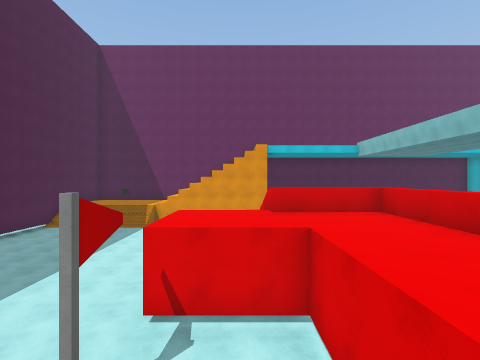
[1] (above)

24 first-person views from a walk through a scene from a Unity 3-D project. The camera is 1.5 m above the floor, looks level and sees 85° across. The floor is counted in squares, 2 m on a side. Each view is taken from the middle of a square. On the plan, view 1 faces up. The plan holds only what a view shows up to about 9 squares ahead; the rest is blank. The place goes on beyond the plan. The player character is not drawn. Surface patterns are stand-ins for the level's own textures.

[2]
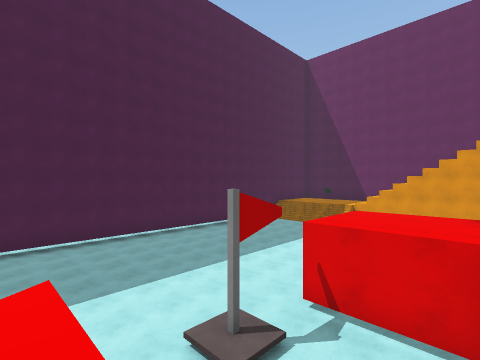

[3]
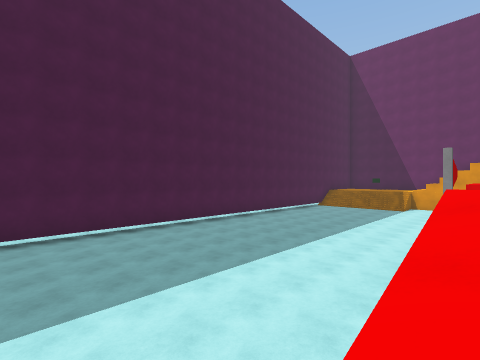

[4]
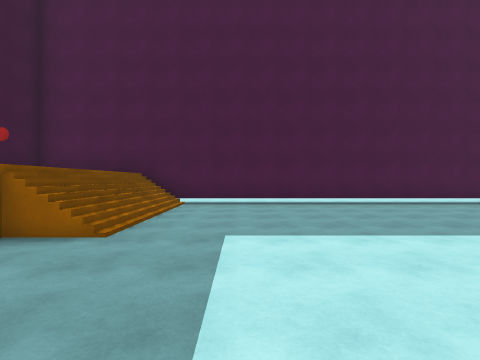

[5]
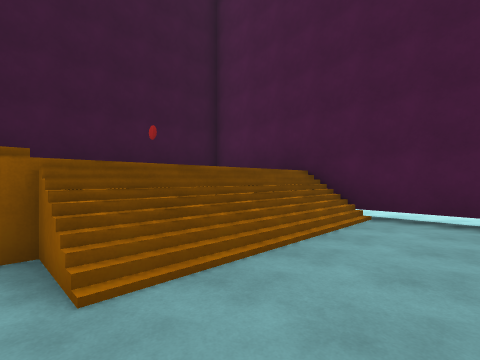

[6]
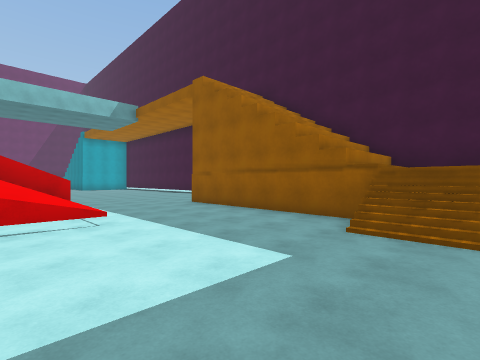

[7]
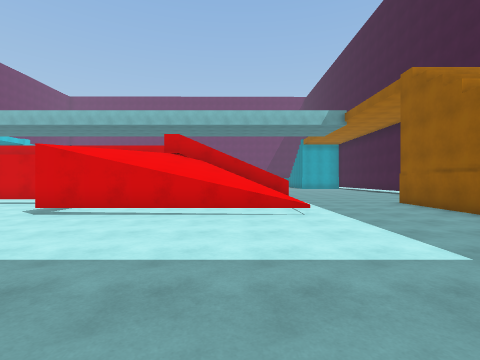

[8]
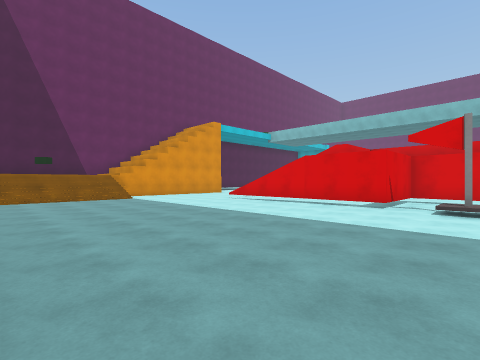

[9]
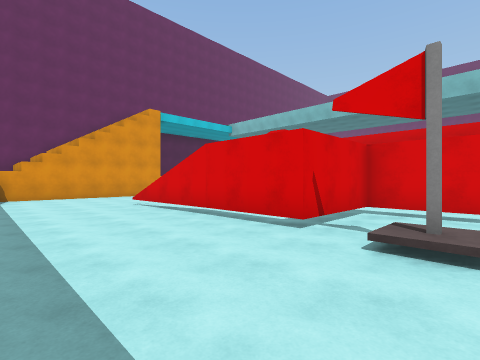

[10]
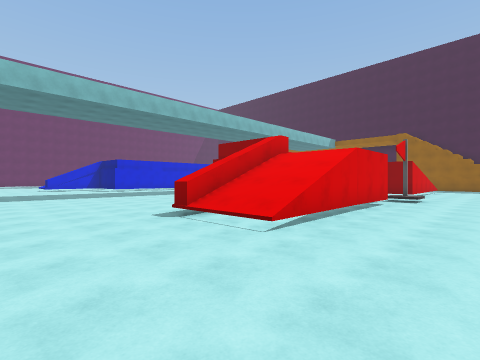

[11]
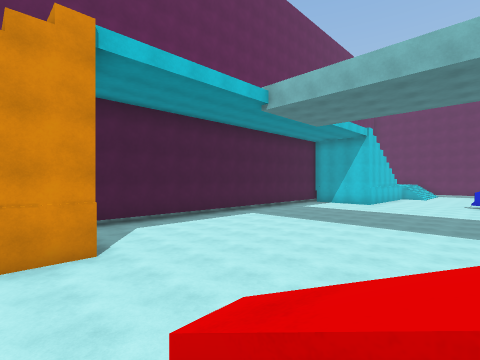

[12]
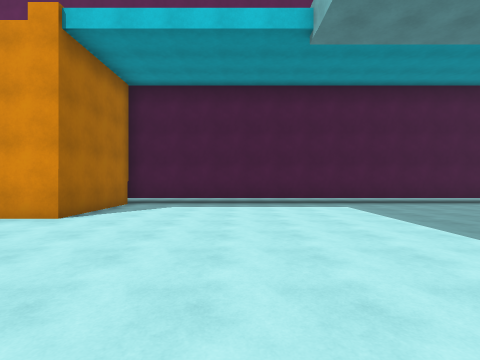

[13]
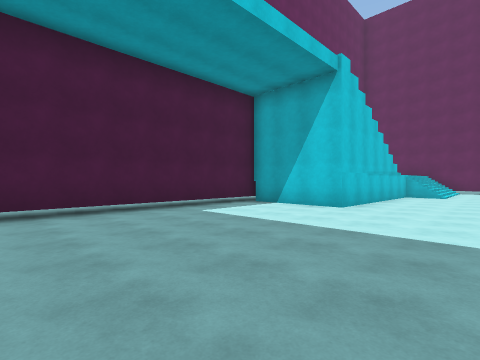

[14]
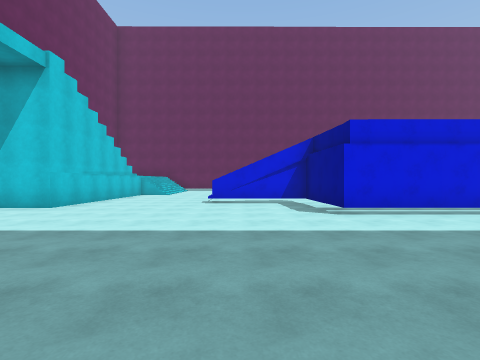

[15]
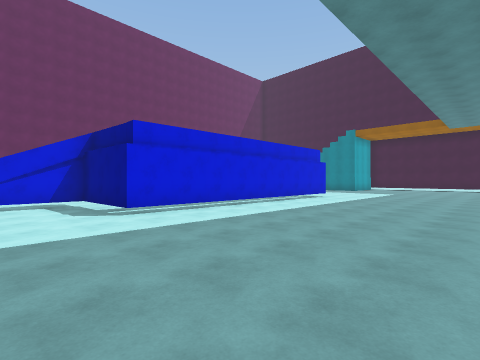

[16]
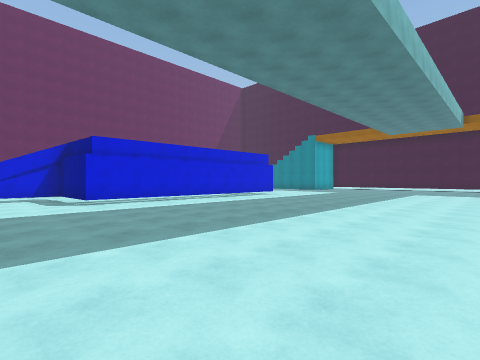

[17]
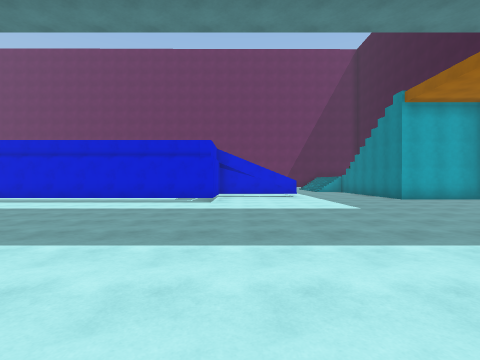

[18]
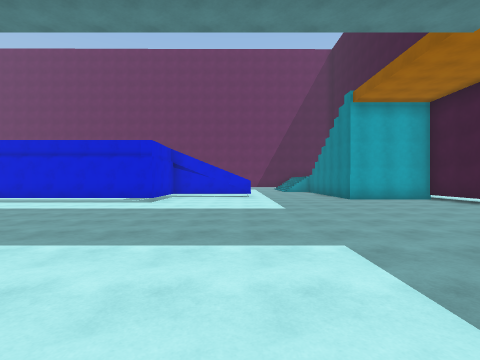

[19]
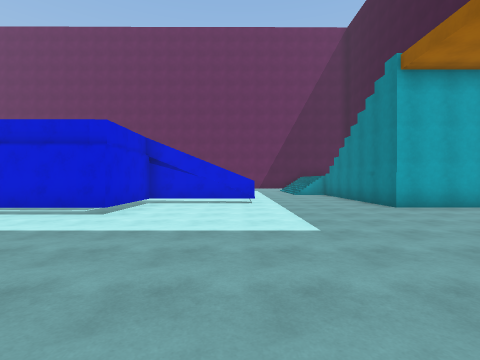

[20]
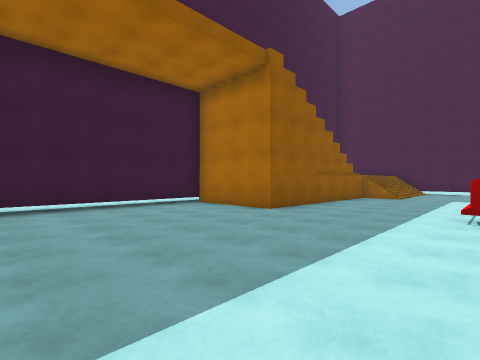

[21]
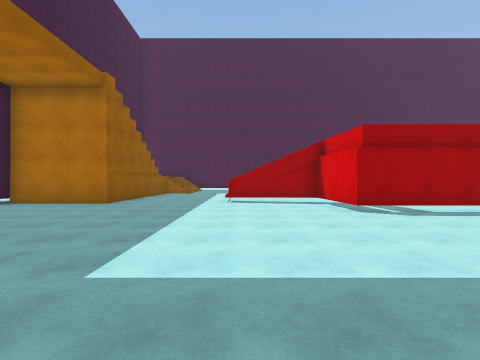

[22]
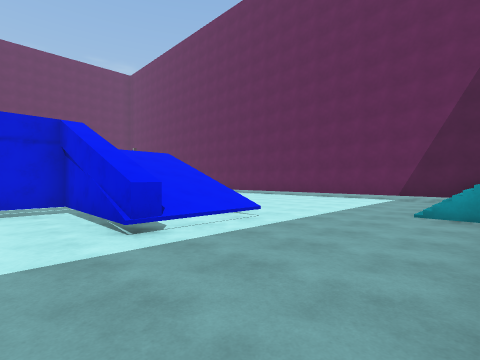

[23]
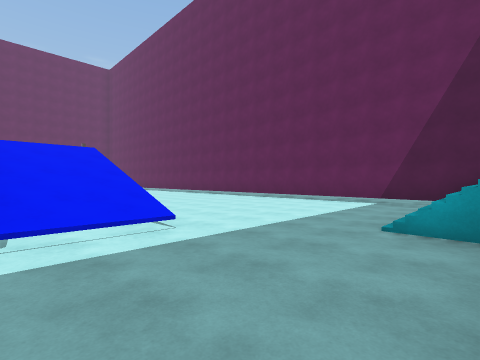

[24]
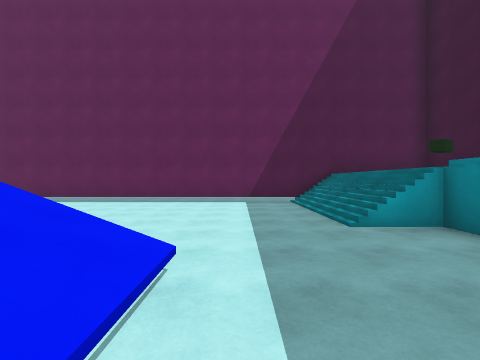

### Floor plan
Key: @ floor where view 1 was taken; # wall or solid block; . main floor; : floor 3 m higher than the main floor; / step, stairs or slope; = window, fence, low wall or low ledge; ^ raised ledge; v drop or lower ground; O other object.
Columns run from 10 left of view 1 to 26 right of it. Each row starts with its distance up from view 1.
 18            ###############
 17            #.............#
 16            #.............#
 15            #.............#
 14           #^.............^###
 13   //  ........................
 12   ... ........................
 11  ...........................
 10  ........//^.............../
  9  ........//^...............
  8  ........//^   ............
  7  ........//=   ..........#=
  6  ........::^^^ .........#
  5  ........:::::=.........=
  4  ........//#::=.........=
  3  .......O/.v::=.........=
  2 #.......O/.v: =.........=           #
  1 #..........   =.........=           #
  0 #......../@:  =.........=           #
 -1 #........//   =.........=      .. ..#
 -2 #........//^=##.........#^=^// .....#
 -3 #........//^...............^//......#
 -4 #........//^...............^//......#
 -5 #........//^...............^//......#
 -6 #...................................#
 -7 #...................................#
 -8 #/////........................./////#
 -9 #/////##.......... ............/////#
-10 #      #####......  .....^##        #
-11 #      ^   #......   ....#          #
-12 #      ^   #......    ...#          #
-13  ######    #######     ###        ##

Positions as (right, up) in squares from view 1, and headings:
1: (0, 0), facing up
2: (1, 0), facing up-left
3: (-1, -3), facing up-left
4: (-1, -6), facing left
5: (-4, -6), facing down-left
6: (-6, -4), facing down-right
7: (-7, -4), facing right
8: (-9, 2), facing up-right
9: (-5, 2), facing up-right
10: (-4, 13), facing down-right
11: (0, 9), facing up-right
12: (5, 9), facing up
13: (8, 11), facing up-right
14: (8, 9), facing right
15: (8, 9), facing down-right
16: (5, 9), facing down-right
17: (5, -3), facing right
18: (5, -5), facing right
19: (8, -5), facing right
20: (7, -5), facing down-left
21: (10, -5), facing left
22: (15, -9), facing up-right
23: (17, -9), facing up-right
24: (17, -6), facing right
